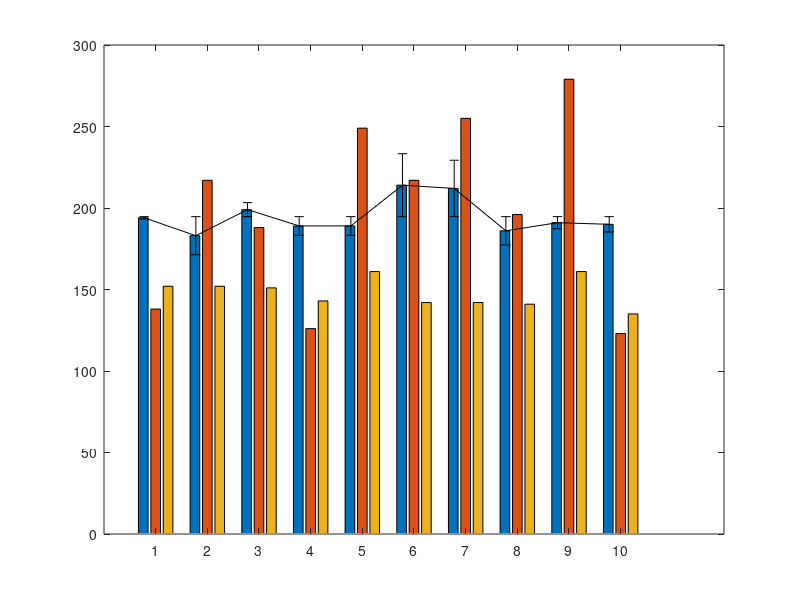

The MATLAB script that drew this image: (Note: this script raises an error after producing the figure.)
%In class 19

% Problem 1. Imagine a clincal trial for two drugs that are intended to lower
% cholesterol. Assume 30 subjects are randomly divided into 3 groups that
% either receive a placebo or one of the two treatments. The mean initials
% levels of total cholesterol in each group are the same. The final
% measurements look like

placebo = [   194   183   199   189   189   214   212   186   191   190];
treatment1 = [    138   217   188   126   249   217   255   196   279   123];
treatment2 =[   152   152   151   143   161   142   142   141   161   135];

%A. Make a bar plot of the means of each group with errorbars (Hint, use
%bar and then use 'hold on' and then errorbar). 
figure(1);
group=[placebo;treatment1;treatment2];
Group=group';
bar(Group);
hold on;
err_1=[];
err_2=[];
err_3=[];
[m,n]=size(placebo);
for i=1:n
    err1(i)=placebo(i)-mean(placebo);
    err_1=[err_1,err1(i)];
    err2(i)=treatment1(i)-mean(treatment1);
    err_2=[err_2,err2(i)];
    err3(i)=treatment2(i)-mean(treatment2);
    err_3=[err_3,err3(i)];
end
err=[err_1;err_2;err_3];
err=err';
numgroups=size(Group, 1); 
numbars=size(Group, 2); 
groupwidth=min(0.8,numbars/(numbars+1.5));
for i=1:numbars
      x=(1:numgroups)- groupwidth/2+(2*i-1)*groupwidth/(2*numbars);  % Aligning error bar with individual bar
      errorbar(x, Group(:,i), err(:,i),'k','linestyle','none');
end

%B. Run a one way ANOVA analysis to see whether any of the treatment groups showed
%a statistically signficant difference. 
figure(2);
[p,table,stats]=anova1(group');
The treatment2 group showed significant difference with placebo group but the treatment1 group does not show significant 
difference with placebo group.
%C. use the multcompare function to look at all pairs of samples and
%indicate which are significantly different. 
figure(3);
multcompare(stats)
Treatment2 group shows significant difference with placebo group.

%Problem 2. In this directory, you will find a .mat file with three
%variables, xdat, ydat, and ydat2. For each pair (xdat, ydat) and (xdat,
%ydat2), fit the data to a first, second and third order polynomial. Which
%one is the best fit in each case? In at least one of the cases, do the
%problem with both the polyfit/polyval functions and with the 'fit' function.
load('data.mat');
figure(4);
plot(xdat,ydat,'r.','MarkerSize',24)
hold on;
[coeff,~]=polyfit(xdat,ydat,1);
plot(xdat,polyval(coeff,xdat),'k-','LineWidth',3);
hold off;

figure(5);
plot(xdat,ydat,'r.','MarkerSize',24)
hold on;
[coeff,~]=polyfit(xdat,ydat,2);
plot(xdat,polyval(coeff,xdat),'k-','LineWidth',3);
hold off;

figure(6);
plot(xdat,ydat,'r.','MarkerSize',24)
hold on;
[coeff,~]=polyfit(xdat,ydat,3);
plot(xdat,polyval(coeff,xdat),'k-','LineWidth',3);
hold on;

figure(7);
plot(xdat,ydat2,'r.','MarkerSize',24)
hold on;
[coeff,~]=polyfit(xdat,ydat2,1);
plot(xdat,polyval(coeff,xdat),'k-','LineWidth',3);
hold off;

figure(8);
plot(xdat,ydat2,'r.','MarkerSize',24)
hold on;
[coeff,~]=polyfit(xdat,ydat2,2);
plot(xdat,polyval(coeff,xdat),'k-','LineWidth',3);
hold off;

figure(9);
plot(xdat,ydat2,'r.','MarkerSize',24)
hold on;
[coeff,~]=polyfit(xdat,ydat2,3);
plot(xdat,polyval(coeff,xdat),'k-','LineWidth',3);
hold on;
fit_out=fit(xdat',ydat2','poly2');
plot(fit_out,xdat,ydat2);
set(gca,'FontSize',24)
hold off
